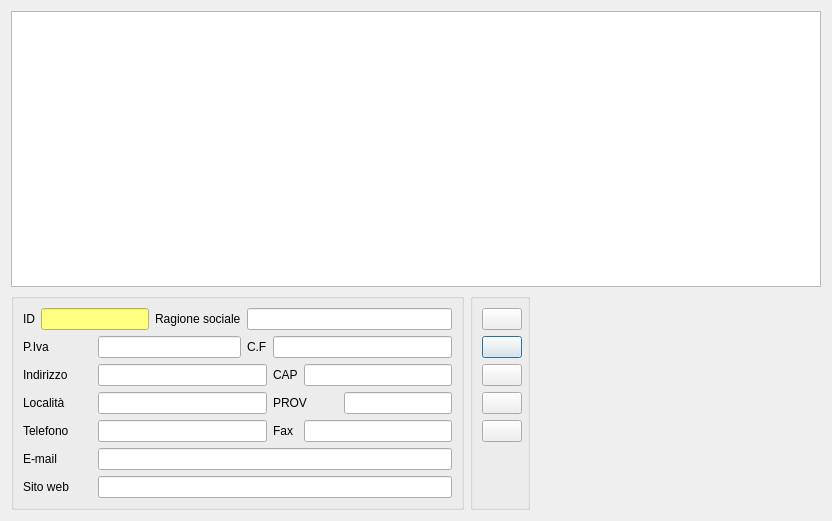
<?xml version="1.0" encoding="UTF-8"?>
<ui version="4.0">
 <class>fornitori</class>
 <widget class="QDialog" name="fornitori">
  <property name="geometry">
   <rect>
    <x>0</x>
    <y>0</y>
    <width>832</width>
    <height>521</height>
   </rect>
  </property>
  <property name="windowTitle">
   <string>Dialog</string>
  </property>
  <layout class="QGridLayout" name="gridLayout_2">
   <item row="0" column="0" colspan="3">
    <widget class="QTableView" name="tableView">
     <attribute name="horizontalHeaderMinimumSectionSize">
      <number>26</number>
     </attribute>
     <attribute name="verticalHeaderDefaultSectionSize">
      <number>15</number>
     </attribute>
    </widget>
   </item>
   <item row="1" column="0">
    <widget class="QGroupBox" name="groupBox">
     <property name="title">
      <string/>
     </property>
     <layout class="QGridLayout" name="gridLayout">
      <item row="0" column="0">
       <widget class="QLabel" name="label">
        <property name="text">
         <string>ID</string>
        </property>
       </widget>
      </item>
      <item row="0" column="1" colspan="2">
       <widget class="QLineEdit" name="id">
        <property name="styleSheet">
         <string notr="true">background-color: rgb(255, 255, 127);</string>
        </property>
       </widget>
      </item>
      <item row="0" column="3">
       <widget class="QLabel" name="label_2">
        <property name="text">
         <string>Ragione sociale</string>
        </property>
       </widget>
      </item>
      <item row="0" column="4" colspan="5">
       <widget class="QLineEdit" name="rag_soc"/>
      </item>
      <item row="1" column="0" colspan="2">
       <widget class="QLabel" name="label_3">
        <property name="text">
         <string>P.Iva</string>
        </property>
       </widget>
      </item>
      <item row="1" column="2" colspan="2">
       <widget class="QLineEdit" name="part_iva"/>
      </item>
      <item row="1" column="4">
       <widget class="QLabel" name="label_4">
        <property name="text">
         <string>C.F</string>
        </property>
       </widget>
      </item>
      <item row="1" column="5" colspan="4">
       <widget class="QLineEdit" name="cod_fisc"/>
      </item>
      <item row="2" column="0" colspan="2">
       <widget class="QLabel" name="label_5">
        <property name="text">
         <string>Indirizzo</string>
        </property>
       </widget>
      </item>
      <item row="2" column="2" colspan="3">
       <widget class="QLineEdit" name="indirizzo"/>
      </item>
      <item row="2" column="5">
       <widget class="QLabel" name="label_6">
        <property name="text">
         <string>CAP</string>
        </property>
       </widget>
      </item>
      <item row="2" column="6" colspan="3">
       <widget class="QLineEdit" name="cap"/>
      </item>
      <item row="3" column="0" colspan="2">
       <widget class="QLabel" name="label_7">
        <property name="text">
         <string>Località</string>
        </property>
       </widget>
      </item>
      <item row="3" column="2" colspan="3">
       <widget class="QLineEdit" name="localita"/>
      </item>
      <item row="3" column="5" colspan="2">
       <widget class="QLabel" name="label_8">
        <property name="text">
         <string>PROV</string>
        </property>
       </widget>
      </item>
      <item row="3" column="7" colspan="2">
       <widget class="QLineEdit" name="prov"/>
      </item>
      <item row="4" column="0" colspan="2">
       <widget class="QLabel" name="label_9">
        <property name="text">
         <string>Telefono</string>
        </property>
       </widget>
      </item>
      <item row="4" column="2" colspan="3">
       <widget class="QLineEdit" name="telefono"/>
      </item>
      <item row="4" column="5">
       <widget class="QLabel" name="label_10">
        <property name="text">
         <string>Fax</string>
        </property>
       </widget>
      </item>
      <item row="4" column="6" colspan="3">
       <widget class="QLineEdit" name="fax"/>
      </item>
      <item row="5" column="0" colspan="2">
       <widget class="QLabel" name="label_11">
        <property name="text">
         <string>E-mail</string>
        </property>
       </widget>
      </item>
      <item row="5" column="2" colspan="7">
       <widget class="QLineEdit" name="email"/>
      </item>
      <item row="6" column="0" colspan="2">
       <widget class="QLabel" name="label_12">
        <property name="text">
         <string>Sito web</string>
        </property>
       </widget>
      </item>
      <item row="6" column="2" colspan="7">
       <widget class="QLineEdit" name="sito"/>
      </item>
     </layout>
     <zorder>email</zorder>
     <zorder>rag_soc</zorder>
     <zorder>label_8</zorder>
     <zorder>label_12</zorder>
     <zorder>cap</zorder>
     <zorder>label_6</zorder>
     <zorder>label_10</zorder>
     <zorder>label_11</zorder>
     <zorder>label</zorder>
     <zorder>telefono</zorder>
     <zorder>label_5</zorder>
     <zorder>indirizzo</zorder>
     <zorder>prov</zorder>
     <zorder>cod_fisc</zorder>
     <zorder>label_4</zorder>
     <zorder>label_7</zorder>
     <zorder>fax</zorder>
     <zorder>id</zorder>
     <zorder>label_9</zorder>
     <zorder>part_iva</zorder>
     <zorder>label_2</zorder>
     <zorder>sito</zorder>
     <zorder>label_3</zorder>
     <zorder>localita</zorder>
    </widget>
   </item>
   <item row="1" column="2">
    <spacer name="horizontalSpacer">
     <property name="orientation">
      <enum>Qt::Horizontal</enum>
     </property>
     <property name="sizeHint" stdset="0">
      <size>
       <width>40</width>
       <height>20</height>
      </size>
     </property>
    </spacer>
   </item>
   <item row="1" column="1">
    <widget class="QGroupBox" name="groupBox_2">
     <property name="minimumSize">
      <size>
       <width>60</width>
       <height>0</height>
      </size>
     </property>
     <property name="maximumSize">
      <size>
       <width>60</width>
       <height>16777215</height>
      </size>
     </property>
     <property name="sizeIncrement">
      <size>
       <width>60</width>
       <height>0</height>
      </size>
     </property>
     <property name="baseSize">
      <size>
       <width>60</width>
       <height>0</height>
      </size>
     </property>
     <property name="title">
      <string/>
     </property>
     <layout class="QFormLayout" name="formLayout">
      <item row="2" column="0">
       <widget class="QPushButton" name="nuovo_b">
        <property name="toolTip">
         <string>Nuovo</string>
        </property>
        <property name="text">
         <string/>
        </property>
        <property name="icon">
         <iconset resource="../biblio.qrc">
          <normaloff>:/images/document-edit.png</normaloff>:/images/document-edit.png</iconset>
        </property>
        <property name="iconSize">
         <size>
          <width>16</width>
          <height>16</height>
         </size>
        </property>
       </widget>
      </item>
      <item row="3" column="0">
       <widget class="QPushButton" name="elimina_b">
        <property name="toolTip">
         <string>Elimina</string>
        </property>
        <property name="text">
         <string/>
        </property>
        <property name="icon">
         <iconset resource="../biblio.qrc">
          <normaloff>:/images/edit-delete.png</normaloff>:/images/edit-delete.png</iconset>
        </property>
        <property name="iconSize">
         <size>
          <width>16</width>
          <height>16</height>
         </size>
        </property>
       </widget>
      </item>
      <item row="1" column="0">
       <widget class="QPushButton" name="salva_b">
        <property name="toolTip">
         <string>Salva</string>
        </property>
        <property name="text">
         <string/>
        </property>
        <property name="icon">
         <iconset resource="../biblio.qrc">
          <normaloff>:/images/document-save.png</normaloff>:/images/document-save.png</iconset>
        </property>
        <property name="iconSize">
         <size>
          <width>16</width>
          <height>16</height>
         </size>
        </property>
       </widget>
      </item>
      <item row="4" column="0">
       <widget class="QPushButton" name="stampa_b">
        <property name="toolTip">
         <string>Stampa</string>
        </property>
        <property name="text">
         <string/>
        </property>
        <property name="icon">
         <iconset resource="../biblio.qrc">
          <normaloff>:/images/document-print.png</normaloff>:/images/document-print.png</iconset>
        </property>
        <property name="iconSize">
         <size>
          <width>16</width>
          <height>16</height>
         </size>
        </property>
       </widget>
      </item>
      <item row="5" column="0">
       <widget class="QPushButton" name="esci">
        <property name="toolTip">
         <string>Esci</string>
        </property>
        <property name="text">
         <string/>
        </property>
        <property name="icon">
         <iconset resource="../../initdb/images.qrc">
          <normaloff>:/images/dialog-close.png</normaloff>:/images/dialog-close.png</iconset>
        </property>
        <property name="iconSize">
         <size>
          <width>16</width>
          <height>16</height>
         </size>
        </property>
       </widget>
      </item>
     </layout>
    </widget>
   </item>
  </layout>
 </widget>
 <tabstops>
  <tabstop>id</tabstop>
  <tabstop>rag_soc</tabstop>
  <tabstop>part_iva</tabstop>
  <tabstop>cod_fisc</tabstop>
  <tabstop>indirizzo</tabstop>
  <tabstop>cap</tabstop>
  <tabstop>localita</tabstop>
  <tabstop>prov</tabstop>
  <tabstop>telefono</tabstop>
  <tabstop>fax</tabstop>
  <tabstop>email</tabstop>
  <tabstop>sito</tabstop>
  <tabstop>salva_b</tabstop>
  <tabstop>nuovo_b</tabstop>
  <tabstop>elimina_b</tabstop>
  <tabstop>stampa_b</tabstop>
  <tabstop>esci</tabstop>
  <tabstop>tableView</tabstop>
 </tabstops>
 <resources>
  <include location="../../initdb/images.qrc"/>
  <include location="../biblio.qrc"/>
 </resources>
 <connections/>
</ui>
